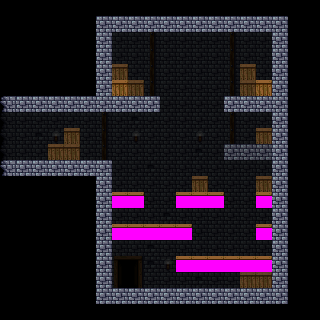

This game map was drawn from its Tiled (.tmx) file and the tilesets committed beside it. A one-line description and the trimmed map source follow:
An orthogonal 20x20 tile map with 16x16 px tiles, 3 tile layers (back, center, front), 1 hidden layer not drawn, 2 tilesets and 16 objects (9x statue, 4x light, 2x portal, spawn).

<map version="1.0" tiledversion="1.1.5" orientation="orthogonal" renderorder="right-down" width="20" height="20" tilewidth="16" tileheight="16" infinite="0" nextobjectid="19">
 <tileset firstgid="1" source="cshapes3.tsx" />
 <tileset firstgid="85" source="museum_tiles_16x16.tsx" />
 <layer name="back" width="20" height="20" opacity="0.19">
  <data>[400 cells, 400 non-empty, 9 distinct tile ids]</data>
 </layer>
 <objectgroup name="actors">
  <object id="1" name="statue" x="160" y="192" width="16" height="32">
   <properties>
    <property name="type" value="statue" />
   </properties>
  </object>
  <object id="2" name="statue" x="144" y="192" width="16" height="32">
   <properties>
    <property name="type" value="statue" />
   </properties>
  </object>
  <object id="3" name="statue" x="192" y="224" width="16" height="32">
   <properties>
    <property name="type" value="statue" />
   </properties>
  </object>
  <object id="4" name="statue" x="208" y="224" width="16" height="32">
   <properties>
    <property name="type" value="statue" />
   </properties>
  </object>
  <object id="5" name="statue" x="160" y="256" width="16" height="32">
   <properties>
    <property name="type" value="statue" />
   </properties>
  </object>
  <object id="6" name="statue" x="240" y="224" width="16" height="32">
   <properties>
    <property name="type" value="statue" />
   </properties>
  </object>
  <object id="7" name="statue" x="224" y="192" width="16" height="32">
   <properties>
    <property name="type" value="statue" />
   </properties>
  </object>
  <object id="8" name="statue" x="240" y="192" width="16" height="32">
   <properties>
    <property name="type" value="statue" />
   </properties>
  </object>
  <object id="9" name="portal" x="0" y="112" width="32" height="48">
   <properties>
    <property name="enter" value="right" />
    <property name="portal_id" value="left" />
    <property name="to_map" value="museum_12.tmx" />
    <property name="to_portal_id" value="low_right" />
    <property name="type" value="portal" />
   </properties>
  </object>
  <object id="10" name="portal" x="112" y="256" width="32" height="32">
   <properties>
    <property name="enter" value="center" />
    <property name="portal_id" value="right" />
    <property name="to_map" value="museum_17.tmx" />
    <property name="to_portal_id" value="left" />
    <property name="type" value="portal" />
   </properties>
  </object>
  <object id="11" name="statue" x="224" y="224" width="16" height="32">
   <properties>
    <property name="type" value="statue" />
   </properties>
  </object>
  <object id="14" name="spawn" x="80" y="128" width="16" height="24">
   <properties>
    <property name="type" value="spawn" />
   </properties>
  </object>
  <object id="15" name="light" x="48.333" y="128.333" width="16" height="16">
   <properties>
    <property name="b" type="float" value="1" />
    <property name="g" type="float" value="1" />
    <property name="mode" value="solid" />
    <property name="r" type="float" value="1" />
    <property name="radius" type="float" value="64" />
    <property name="type" value="light" />
   </properties>
  </object>
  <object id="16" name="light" x="128.333" y="128.333" width="16" height="16">
   <properties>
    <property name="b" type="float" value="1" />
    <property name="g" type="float" value="1" />
    <property name="mode" value="solid" />
    <property name="r" type="float" value="1" />
    <property name="radius" type="float" value="64" />
    <property name="type" value="light" />
   </properties>
  </object>
  <object id="17" name="light" x="192.333" y="128.333" width="16" height="16">
   <properties>
    <property name="b" type="float" value="1" />
    <property name="g" type="float" value="1" />
    <property name="mode" value="solid" />
    <property name="r" type="float" value="1" />
    <property name="radius" type="float" value="64" />
    <property name="type" value="light" />
   </properties>
  </object>
  <object id="18" name="light" x="160.333" y="256.333" width="16" height="16">
   <properties>
    <property name="b" type="float" value="1" />
    <property name="g" type="float" value="1" />
    <property name="mode" value="solid" />
    <property name="r" type="float" value="1" />
    <property name="radius" type="float" value="64" />
    <property name="type" value="light" />
   </properties>
  </object>
 </objectgroup>
 <layer name="center" width="20" height="20" opacity="0.6">
  <data>[400 cells, 260 non-empty, 5 distinct tile ids]</data>
 </layer>
 <layer name="front" width="20" height="20">
  <data>[400 cells, 245 non-empty, 5 distinct tile ids]</data>
 </layer>
 <layer name="meta" width="20" height="20" visible="0" opacity="0.4">
  <data>[400 cells, 79 non-empty, 2 distinct tile ids]</data>
 </layer>
</map>
